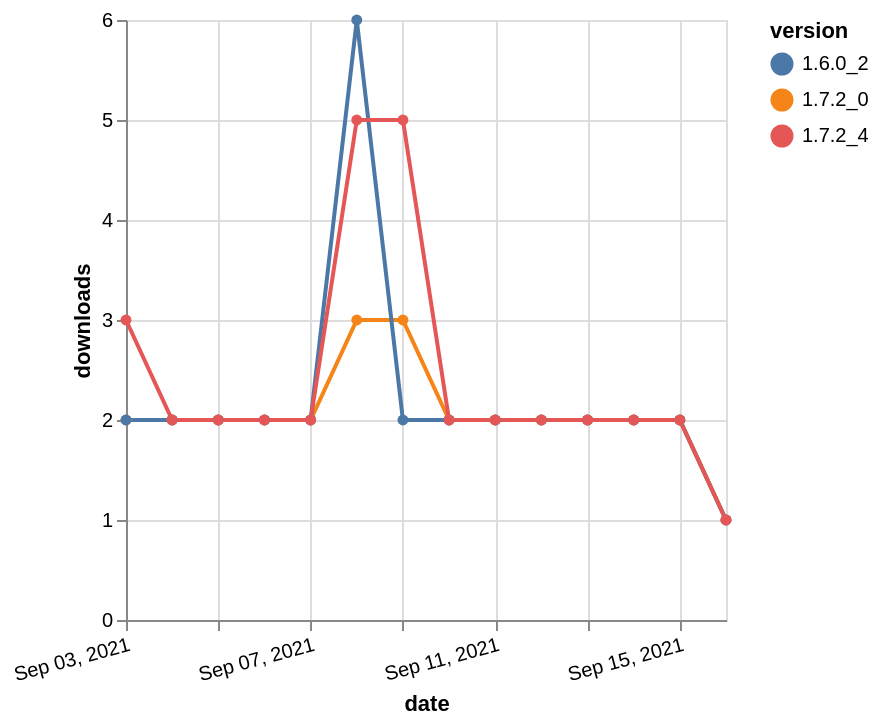

Here is the Vega-Lite specification saved for this chart:
### Vega-Lite specification from a JSON file in a GitHub repository (floating-point values rounded to 4 significant figures)
{"$schema": "https://vega.github.io/schema/vega-lite/v5.json", "description": "A simple bar chart with embedded data.", "data": {"values": [{"date": "2021-09-03", "total": 2550, "delta": 2, "version": "1.7.2_0"}, {"date": "2021-09-04", "total": 2552, "delta": 2, "version": "1.7.2_0"}, {"date": "2021-09-05", "total": 2554, "delta": 2, "version": "1.7.2_0"}, {"date": "2021-09-06", "total": 2556, "delta": 2, "version": "1.7.2_0"}, {"date": "2021-09-07", "total": 2558, "delta": 2, "version": "1.7.2_0"}, {"date": "2021-09-08", "total": 2561, "delta": 3, "version": "1.7.2_0"}, {"date": "2021-09-09", "total": 2564, "delta": 3, "version": "1.7.2_0"}, {"date": "2021-09-10", "total": 2566, "delta": 2, "version": "1.7.2_0"}, {"date": "2021-09-11", "total": 2568, "delta": 2, "version": "1.7.2_0"}, {"date": "2021-09-12", "total": 2570, "delta": 2, "version": "1.7.2_0"}, {"date": "2021-09-13", "total": 2572, "delta": 2, "version": "1.7.2_0"}, {"date": "2021-09-14", "total": 2574, "delta": 2, "version": "1.7.2_0"}, {"date": "2021-09-15", "total": 2576, "delta": 2, "version": "1.7.2_0"}, {"date": "2021-09-16", "total": 2577, "delta": 1, "version": "1.7.2_0"}, {"date": "2021-09-03", "total": 3746, "delta": 2, "version": "1.6.0_2"}, {"date": "2021-09-04", "total": 3748, "delta": 2, "version": "1.6.0_2"}, {"date": "2021-09-05", "total": 3750, "delta": 2, "version": "1.6.0_2"}, {"date": "2021-09-06", "total": 3752, "delta": 2, "version": "1.6.0_2"}, {"date": "2021-09-07", "total": 3754, "delta": 2, "version": "1.6.0_2"}, {"date": "2021-09-08", "total": 3760, "delta": 6, "version": "1.6.0_2"}, {"date": "2021-09-09", "total": 3762, "delta": 2, "version": "1.6.0_2"}, {"date": "2021-09-10", "total": 3764, "delta": 2, "version": "1.6.0_2"}, {"date": "2021-09-11", "total": 3766, "delta": 2, "version": "1.6.0_2"}, {"date": "2021-09-12", "total": 3768, "delta": 2, "version": "1.6.0_2"}, {"date": "2021-09-13", "total": 3770, "delta": 2, "version": "1.6.0_2"}, {"date": "2021-09-14", "total": 3772, "delta": 2, "version": "1.6.0_2"}, {"date": "2021-09-15", "total": 3774, "delta": 2, "version": "1.6.0_2"}, {"date": "2021-09-16", "total": 3775, "delta": 1, "version": "1.6.0_2"}, {"date": "2021-09-03", "total": 2576, "delta": 3, "version": "1.7.2_4"}, {"date": "2021-09-04", "total": 2578, "delta": 2, "version": "1.7.2_4"}, {"date": "2021-09-05", "total": 2580, "delta": 2, "version": "1.7.2_4"}, {"date": "2021-09-06", "total": 2582, "delta": 2, "version": "1.7.2_4"}, {"date": "2021-09-07", "total": 2584, "delta": 2, "version": "1.7.2_4"}, {"date": "2021-09-08", "total": 2589, "delta": 5, "version": "1.7.2_4"}, {"date": "2021-09-09", "total": 2594, "delta": 5, "version": "1.7.2_4"}, {"date": "2021-09-10", "total": 2596, "delta": 2, "version": "1.7.2_4"}, {"date": "2021-09-11", "total": 2598, "delta": 2, "version": "1.7.2_4"}, {"date": "2021-09-12", "total": 2600, "delta": 2, "version": "1.7.2_4"}, {"date": "2021-09-13", "total": 2602, "delta": 2, "version": "1.7.2_4"}, {"date": "2021-09-14", "total": 2604, "delta": 2, "version": "1.7.2_4"}, {"date": "2021-09-15", "total": 2606, "delta": 2, "version": "1.7.2_4"}, {"date": "2021-09-16", "total": 2607, "delta": 1, "version": "1.7.2_4"}]}, "width": "container", "mark": {"type": "line", "point": {"filled": true}}, "encoding": {"x": {"field": "date", "type": "temporal", "timeUnit": "yearmonthdate", "title": "date", "axis": {"labelAngle": -15}}, "y": {"field": "delta", "type": "quantitative", "title": "downloads"}, "color": {"field": "version", "type": "nominal"}, "tooltip": {"field": "delta"}}}
